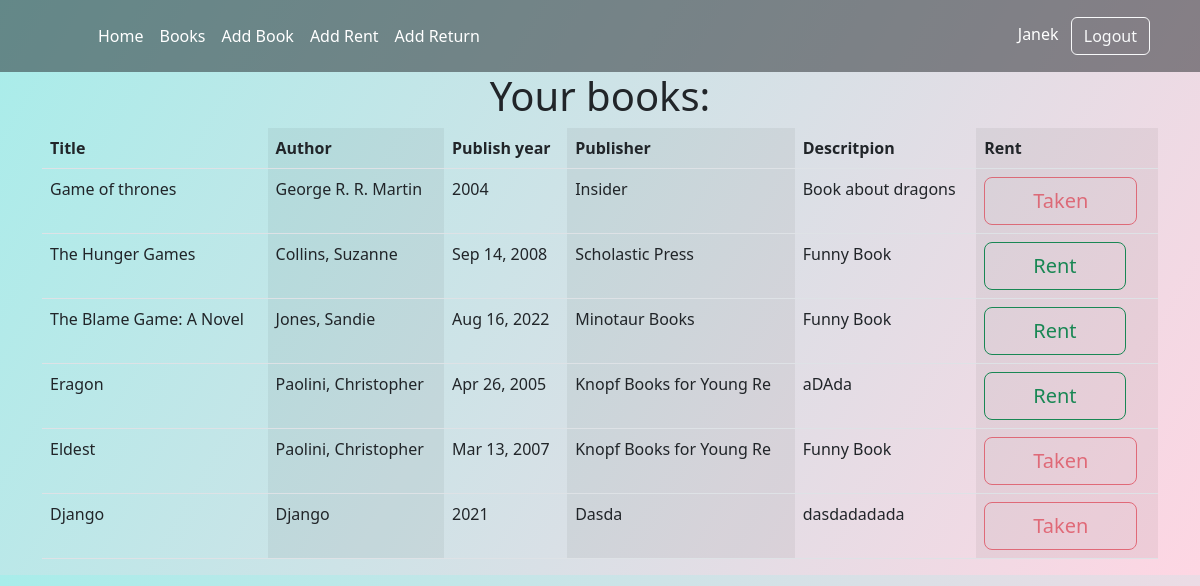
Page /books/ (signed in) on the committed database.
### base/models.py (models this page shows, shortened)
class Book(models.Model):
    title = models.CharField(max_length=100)
    author = models.CharField(max_length=100)
    publish_year = models.CharField(max_length=30)
    publisher = models.CharField(max_length=100)
    descritpion = models.CharField(max_length=600)
    free = models.BooleanField(null=True)

### base/views.py (the view)
# urls.py: path('books/', views.books, name='books'),
def books(request):
    book = Book.objects.all()
    context = {'books' : book}
    return render(request, 'base/book.html', context)

### base/templates/base/book.html
{%extends 'base.html'%}
{% block content %}
<div class="container">
  <div class="d-flex align-items-center justify-content-center ">
    <h1>Your books:</h1>
  </div>
  <table class="table table-striped-columns">
    <thead>
      <tr>
        <th scope="col">Title</th>
        <th scope="col">Author</th>
        <th scope="col">Publish year</th>
        <th scope="col">Publisher</th>
        <th scope="col">Descritpion</th>
        <th scope="col">Rent</th>
      </tr>
    </thead>
    <tbody>
      {% for book in books %}
      <tr>
        {% url 'rentbook' book.id as url %}
        <td>{{book.title}}</td>
        <td>{{book.author}}</td>
        <td>{{book.publish_year}}</td>
        <td>{{book.publisher}}</td>
        <td>{{book.descritpion}}</td>
        {% if book.free %}
        <td><a href="{{ url }}"><button class="btn btn-outline-success btn-lg px-5" type="submit"
              name="rent">Rent</button></a></td>
        {% else %}
        <td><button class="btn btn-outline-danger btn-lg px-5" type="submit" disabled>Taken</button></td>
        {% endif %}
      </tr>
      {% endfor %}
    </tbody>
  </table>
</div>
{% endblock content %}

### templates/navbar.html (shortened to what this page needs)
{% if request.user.is_staff %}
<header class="p-3 text-bg-dark bg-opacity-50">
    <div class="container">
      <div class="d-flex flex-wrap align-items-center justify-content-center justify-content-lg-start">
        <a href="/" class="d-flex align-items-center mb-2 mb-lg-0 text-white text-decoration-none">
          <svg class="bi me-2" width="40" height="32" role="img" aria-label="Bootstrap"><use xlink:href="#bootstrap"></use></svg>
        </a>
        <ul class="nav col-12 col-lg-auto me-lg-auto mb-2 justify-content-center mb-md-0">
          <li><a href="/" class="nav-link px-2 text-white">Home</a></li>
          <li><a href="/books" class="nav-link px-2 text-white">Books</a></li>
          <li><a href="/add_book" class="nav-link px-2 text-white">Add Book</a></li>
          <li><a href="" class="nav-link px-2 text-white">Add Rent</a></li>
          <li><a href="" class="nav-link px-2 text-white">Add Return</a></li>
        </ul>
        <div class="text-end">
            <span class="navbar-text px-2 text-white">{{request.user |capfirst }}</span>
            <a href="/logout"><button type="button" class="btn btn-outline-light me-2" href="/logout">Logout</button></a>
        </div>
      </div>
    </div>
  </header>
{% endif %}

### rows in the picture
Book: title "Game of thrones", author "George R. R. Martin", publish_year "2004", publisher "Insider", descritpion "Book about dragons", free "Taken"
Book: title "The Hunger Games", author "Collins, Suzanne", publish_year "Sep 14, 2008", publisher "Scholastic Press", descritpion "Funny Book"
Book: title "The Blame Game: A Novel", author "Jones, Sandie", publish_year "Aug 16, 2022", publisher "Minotaur Books", descritpion "Funny Book"
Book: title "Eragon", author "Paolini, Christopher", publish_year "Apr 26, 2005", publisher "Knopf Books for Young Re", descritpion "aDAda"
Book: title "Eldest", author "Paolini, Christopher", publish_year "Mar 13, 2007", publisher "Knopf Books for Young Re", descritpion "Funny Book", free "Taken"
Book: title "Django", author "Django", publish_year "2021", publisher "Dasda", descritpion "dasdadadada", free "Taken"

### other values in the picture
{{ request.user |capfirst }} "Janek"
